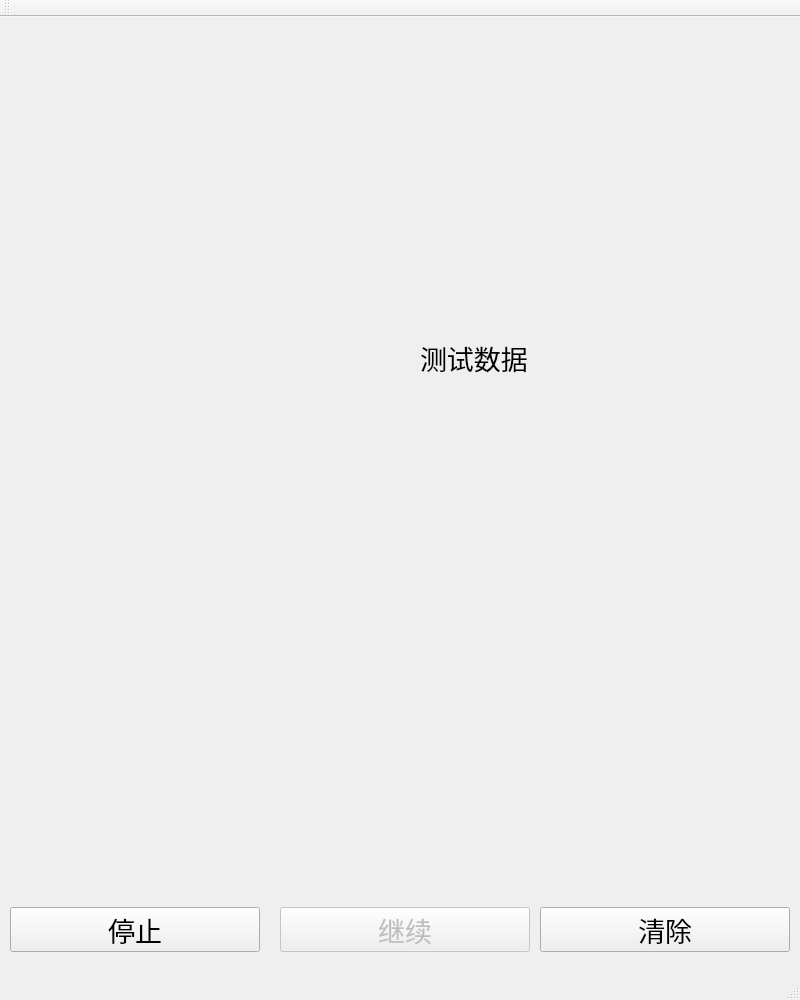
<?xml version="1.0" encoding="UTF-8"?>
<ui version="4.0">
 <class>SimuWorld</class>
 <widget class="QMainWindow" name="SimuWorld">
  <property name="geometry">
   <rect>
    <x>0</x>
    <y>0</y>
    <width>800</width>
    <height>1000</height>
   </rect>
  </property>
  <property name="minimumSize">
   <size>
    <width>800</width>
    <height>1000</height>
   </size>
  </property>
  <property name="maximumSize">
   <size>
    <width>800</width>
    <height>1000</height>
   </size>
  </property>
  <property name="windowTitle">
   <string>SimuWorld</string>
  </property>
  <widget class="QWidget" name="centralWidget">
   <widget class="QPushButton" name="ballTrigger">
    <property name="enabled">
     <bool>true</bool>
    </property>
    <property name="geometry">
     <rect>
      <x>10</x>
      <y>10</y>
      <width>781</width>
      <height>871</height>
     </rect>
    </property>
    <property name="focusPolicy">
     <enum>Qt::NoFocus</enum>
    </property>
    <property name="text">
     <string/>
    </property>
    <property name="checkable">
     <bool>false</bool>
    </property>
    <property name="checked">
     <bool>false</bool>
    </property>
    <property name="autoDefault">
     <bool>false</bool>
    </property>
    <property name="flat">
     <bool>true</bool>
    </property>
   </widget>
   <widget class="QLabel" name="label">
    <property name="geometry">
     <rect>
      <x>420</x>
      <y>300</y>
      <width>351</width>
      <height>81</height>
     </rect>
    </property>
    <property name="font">
     <font>
      <pointsize>20</pointsize>
     </font>
    </property>
    <property name="text">
     <string>测试数据</string>
    </property>
   </widget>
   <widget class="QPushButton" name="stopButton">
    <property name="geometry">
     <rect>
      <x>10</x>
      <y>890</y>
      <width>250</width>
      <height>45</height>
     </rect>
    </property>
    <property name="font">
     <font>
      <family>黑体</family>
      <pointsize>20</pointsize>
     </font>
    </property>
    <property name="text">
     <string>停止</string>
    </property>
   </widget>
   <widget class="QPushButton" name="continueButton">
    <property name="enabled">
     <bool>false</bool>
    </property>
    <property name="geometry">
     <rect>
      <x>280</x>
      <y>890</y>
      <width>250</width>
      <height>45</height>
     </rect>
    </property>
    <property name="font">
     <font>
      <family>黑体</family>
      <pointsize>20</pointsize>
     </font>
    </property>
    <property name="text">
     <string>继续</string>
    </property>
   </widget>
   <widget class="QPushButton" name="clearButton">
    <property name="geometry">
     <rect>
      <x>540</x>
      <y>890</y>
      <width>250</width>
      <height>45</height>
     </rect>
    </property>
    <property name="font">
     <font>
      <family>黑体</family>
      <pointsize>20</pointsize>
     </font>
    </property>
    <property name="text">
     <string>清除</string>
    </property>
   </widget>
  </widget>
  <widget class="QMenuBar" name="menuBar">
   <property name="geometry">
    <rect>
     <x>0</x>
     <y>0</y>
     <width>800</width>
     <height>26</height>
    </rect>
   </property>
  </widget>
  <widget class="QToolBar" name="mainToolBar">
   <attribute name="toolBarArea">
    <enum>TopToolBarArea</enum>
   </attribute>
   <attribute name="toolBarBreak">
    <bool>false</bool>
   </attribute>
  </widget>
  <widget class="QStatusBar" name="statusBar"/>
 </widget>
 <layoutdefault spacing="6" margin="11"/>
 <resources/>
 <connections/>
</ui>
